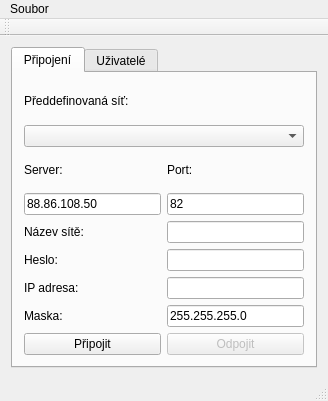
<?xml version="1.0" encoding="UTF-8"?>
<ui version="4.0">
 <class>N2N</class>
 <widget class="QMainWindow" name="N2N">
  <property name="geometry">
   <rect>
    <x>0</x>
    <y>0</y>
    <width>328</width>
    <height>401</height>
   </rect>
  </property>
  <property name="windowTitle">
   <string>QN2N</string>
  </property>
  <widget class="QWidget" name="centralWidget">
   <layout class="QGridLayout" name="gridLayout">
    <item row="0" column="0">
     <widget class="QTabWidget" name="tabWidget">
      <property name="enabled">
       <bool>true</bool>
      </property>
      <property name="currentIndex">
       <number>0</number>
      </property>
      <widget class="QWidget" name="tab">
       <attribute name="title">
        <string>Připojení</string>
       </attribute>
       <layout class="QGridLayout" name="gridLayout_2">
        <item row="4" column="0">
         <widget class="QLabel" name="label_3">
          <property name="text">
           <string>&lt;html&gt;&lt;head/&gt;&lt;body&gt;&lt;p&gt;Název sítě:&lt;/p&gt;&lt;/body&gt;&lt;/html&gt;</string>
          </property>
         </widget>
        </item>
        <item row="6" column="0">
         <widget class="QLabel" name="label_5">
          <property name="text">
           <string>&lt;html&gt;&lt;head/&gt;&lt;body&gt;&lt;p&gt;IP adresa:&lt;/p&gt;&lt;/body&gt;&lt;/html&gt;</string>
          </property>
         </widget>
        </item>
        <item row="6" column="1">
         <widget class="QLineEdit" name="lineEdit_5">
          <property name="enabled">
           <bool>true</bool>
          </property>
         </widget>
        </item>
        <item row="8" column="1">
         <widget class="QPushButton" name="pushButton_2">
          <property name="enabled">
           <bool>false</bool>
          </property>
          <property name="text">
           <string>Odpojit</string>
          </property>
         </widget>
        </item>
        <item row="3" column="0">
         <widget class="QLineEdit" name="lineEdit_1">
          <property name="enabled">
           <bool>true</bool>
          </property>
          <property name="text">
           <string>88.86.108.50</string>
          </property>
         </widget>
        </item>
        <item row="3" column="1">
         <widget class="QLineEdit" name="lineEdit_2">
          <property name="enabled">
           <bool>true</bool>
          </property>
          <property name="text">
           <string>82</string>
          </property>
         </widget>
        </item>
        <item row="7" column="1">
         <widget class="QLineEdit" name="lineEdit_6">
          <property name="enabled">
           <bool>true</bool>
          </property>
          <property name="text">
           <string>255.255.255.0</string>
          </property>
         </widget>
        </item>
        <item row="8" column="0">
         <widget class="QPushButton" name="pushButton">
          <property name="enabled">
           <bool>true</bool>
          </property>
          <property name="text">
           <string>Připojit</string>
          </property>
         </widget>
        </item>
        <item row="2" column="0">
         <widget class="QLabel" name="label">
          <property name="text">
           <string>Server:</string>
          </property>
         </widget>
        </item>
        <item row="4" column="1">
         <widget class="QLineEdit" name="lineEdit_3">
          <property name="enabled">
           <bool>true</bool>
          </property>
         </widget>
        </item>
        <item row="7" column="0">
         <widget class="QLabel" name="label_6">
          <property name="text">
           <string>&lt;html&gt;&lt;head/&gt;&lt;body&gt;&lt;p&gt;Maska:&lt;/p&gt;&lt;/body&gt;&lt;/html&gt;</string>
          </property>
         </widget>
        </item>
        <item row="2" column="1">
         <widget class="QLabel" name="label_2">
          <property name="text">
           <string>Port:</string>
          </property>
         </widget>
        </item>
        <item row="5" column="1">
         <widget class="QLineEdit" name="lineEdit_4">
          <property name="enabled">
           <bool>true</bool>
          </property>
          <property name="echoMode">
           <enum>QLineEdit::Password</enum>
          </property>
         </widget>
        </item>
        <item row="5" column="0">
         <widget class="QLabel" name="label_4">
          <property name="text">
           <string>&lt;html&gt;&lt;head/&gt;&lt;body&gt;&lt;p&gt;Heslo:&lt;/p&gt;&lt;/body&gt;&lt;/html&gt;</string>
          </property>
         </widget>
        </item>
        <item row="0" column="0">
         <widget class="QLabel" name="label_7">
          <property name="text">
           <string>&lt;html&gt;&lt;head/&gt;&lt;body&gt;&lt;p&gt;Předdefinovaná síť:&lt;/p&gt;&lt;/body&gt;&lt;/html&gt;</string>
          </property>
         </widget>
        </item>
        <item row="1" column="0" colspan="2">
         <widget class="QComboBox" name="comboBox"/>
        </item>
       </layout>
      </widget>
      <widget class="QWidget" name="tab_2">
       <property name="enabled">
        <bool>true</bool>
       </property>
       <attribute name="title">
        <string>Uživatelé</string>
       </attribute>
       <layout class="QGridLayout" name="gridLayout_3">
        <item row="0" column="0">
         <widget class="QListWidget" name="listWidget"/>
        </item>
       </layout>
      </widget>
     </widget>
    </item>
   </layout>
  </widget>
  <widget class="QMenuBar" name="menuBar">
   <property name="geometry">
    <rect>
     <x>0</x>
     <y>0</y>
     <width>328</width>
     <height>25</height>
    </rect>
   </property>
   <widget class="QMenu" name="menuSoubor">
    <property name="title">
     <string>Soubor</string>
    </property>
    <addaction name="actionUlo_it_S"/>
    <addaction name="separator"/>
    <addaction name="actionKonec"/>
   </widget>
   <addaction name="menuSoubor"/>
  </widget>
  <widget class="QToolBar" name="mainToolBar">
   <attribute name="toolBarArea">
    <enum>TopToolBarArea</enum>
   </attribute>
   <attribute name="toolBarBreak">
    <bool>false</bool>
   </attribute>
  </widget>
  <widget class="QStatusBar" name="statusBar"/>
  <action name="actionKonec">
   <property name="text">
    <string>Konec</string>
   </property>
   <property name="shortcut">
    <string>Ctrl+Q</string>
   </property>
   <property name="iconVisibleInMenu">
    <bool>false</bool>
   </property>
  </action>
  <action name="actionUlo_it_S">
   <property name="text">
    <string>Uložit Síť</string>
   </property>
   <property name="shortcut">
    <string>Ctrl+S</string>
   </property>
  </action>
 </widget>
 <layoutdefault spacing="6" margin="11"/>
 <resources/>
 <connections/>
</ui>
